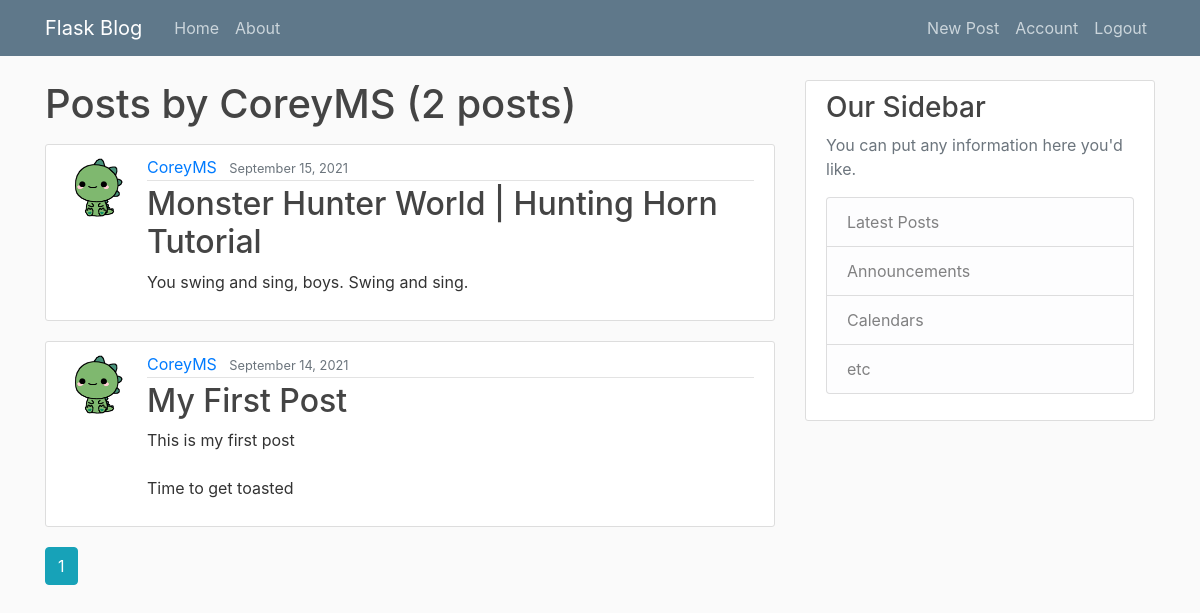
Page /user/CoreyMS (signed in) on the committed database.
### flaskblog/models.py (models this page shows, shortened)
class User(db.Model, UserMixin):
    __tablename__ = 'user'
    id = db.Column(db.Integer, primary_key=True)
    username = db.Column(db.String(20), unique=True, nullable=False)
    email = db.Column(db.String(120), unique=True, nullable=False)
    image_file = db.Column(db.String(20), nullable=False, default='default.jpg')
    password = db.Column(db.String(60), nullable=False)
    posts = db.relationship('Post', backref='author', lazy=True)

class Post(db.Model):
    __tablename__ = 'post'
    id = db.Column(db.Integer, primary_key=True)
    title = db.Column(db.String(120), nullable=False)
    date_posted = db.Column(db.DateTime, nullable=False, default=datetime.utcnow)
    content = db.Column(db.Text, nullable=False)
    user_id = db.Column(db.Integer, db.ForeignKey('user.id'), nullable=False)

### flaskblog/routes.py (the view)
@app.route("/user/<string:username>")
def user_posts(username):
    page = request.args.get('page', 1, type=int)
    user = User.query.filter_by(username=username).first_or_404()
    posts = Post.query.filter_by(author=user).\
        order_by(Post.date_posted.desc())\
        .paginate(page=page, per_page=5)
    return render_template('user_posts.html', posts=posts, user=user)

### flaskblog/models.py (called while the page is built)
@login_manager.user_loader
def load_user(user_id):
    return User.query.get(int(user_id))

### flaskblog/templates/user_posts.html
{% extends "layout.html" %}
{% block content %}
    <h1 class="mb-3">Posts by {{ user.username }} ({{ posts.total }} posts)</h1>
    {% for post in posts.items %}
        <article class="media content-section">
            <img class="rounded-circle article-img"
                 src="{{ url_for('static', filename='profile_pics/' + post.author.image_file) }}">
            <div class="media-body">
                <div class="article-metadata">
                    <a class="mr-2" href="{{ url_for('user_posts', username=post.author.username) }}">
                        {{ post.author.username }}
                    </a>
                    <small class="text-muted">{{ post.date_posted.strftime('%B %d, %Y') }}</small>
                </div>
                <h2><a class="article-title" href="{{ url_for('post', post_id=post.id) }}">{{ post.title }}</a></h2>
                <p class="article-content">{{ post.content }}</p>
            </div>
        </article>
    {% endfor %}
    {% for page_num in posts.iter_pages(left_edge=1, right_edge=1, left_current=2, right_current=3) %}
        {% if page_num %}
            {% if posts.page == page_num %}
                <a class="btn btn-info mb-4" href="{{ url_for('user_posts', username=user.username, page=page_num) }}">{{ page_num }}</a>
            {% else %}
                <a class="btn btn-outline-info mb-4" href="{{ url_for('user_posts', username=user.username, page=page_num) }}">{{ page_num }}</a>
            {% endif %}
        {% else %}
            ...
        {% endif %}
    {% endfor %}
{% endblock content %}

### flaskblog/static/main.css (style rules this page uses)
body { background: #fafafa; color: #333333; margin-top: 5rem; }
h1, h2, h3, h4, h5, h6 { color: #444444; }
.content-section { background: #ffffff; padding: 10px 20px; border: 1px solid #dddddd; border-radius: 3px; margin-bottom: 20px; }
.article-title { color: #444444; }
.article-content { white-space: pre-line; }
.article-img { height: 65px; width: 65px; margin-right: 16px; }
.article-metadata { padding-bottom: 1px; margin-bottom: 4px; border-bottom: 1px solid #e3e3e3 }

### rows in the picture
User: username "CoreyMS"
Post: image_file (picture), author.username "CoreyMS", date_posted "September 15, 2021", title "Monster Hunter World | Hunting Horn Tutorial", content "You swing and sing, boys. Swing and sing."
Post: image_file (picture), author.username "CoreyMS", date_posted "September 14, 2021", title "My First Post", content "This is my first post Time to get toasted"

### other values in the picture
{{ posts.total }} "2"
{{ page_num }} "1"
